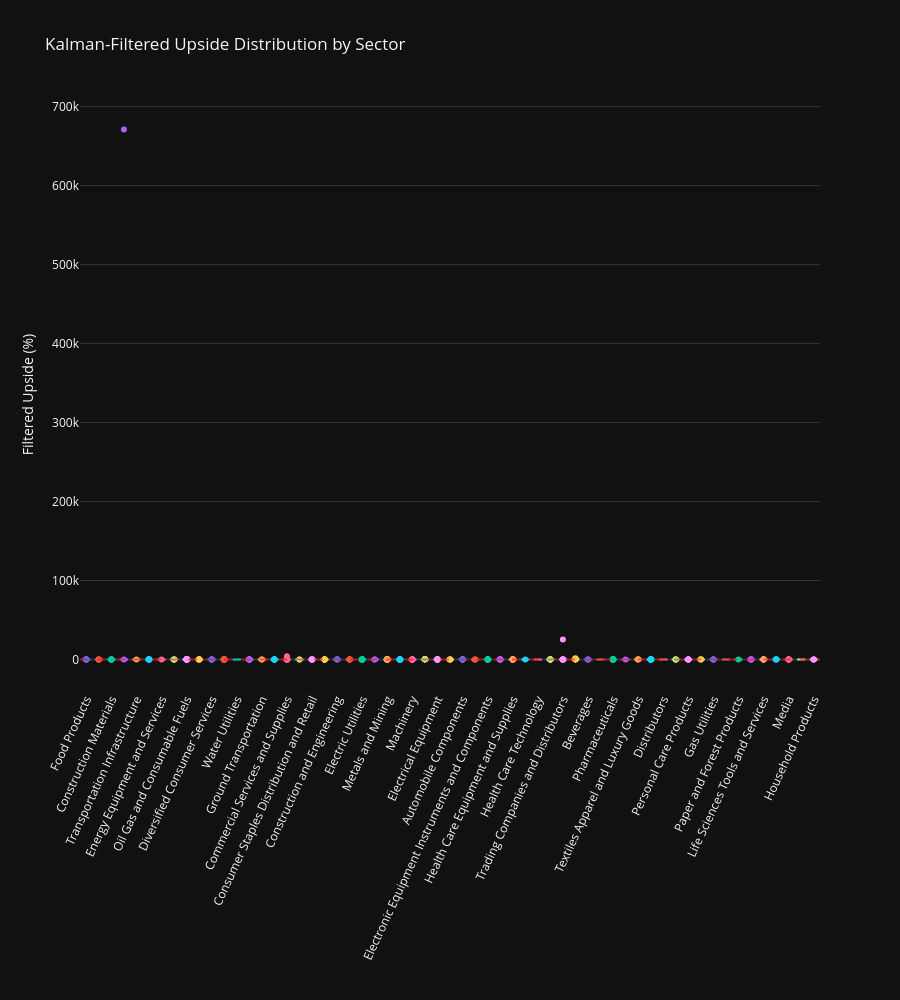

This figure's notebook cell:
### Markdown cell above
### 6.2 Signal Strength Distribution by Sector

### Code cell
fig = px.box(
    kal,
    x="industry",
    y="filtered_upside",
    color="industry",
    title="Kalman-Filtered Upside Distribution by Sector",
    labels={
        "filtered_upside": "Filtered Upside (%)",
        "industry": "",
    },
    template=PLOTLY_TEMPLATE,
    height=1000,
)
fig.update_layout(
    xaxis_tickangle=-65,
    showlegend=False,
)
fig.add_hline(y=0, line_dash="dash", line_color="red", opacity=0.5)
fig.show()
